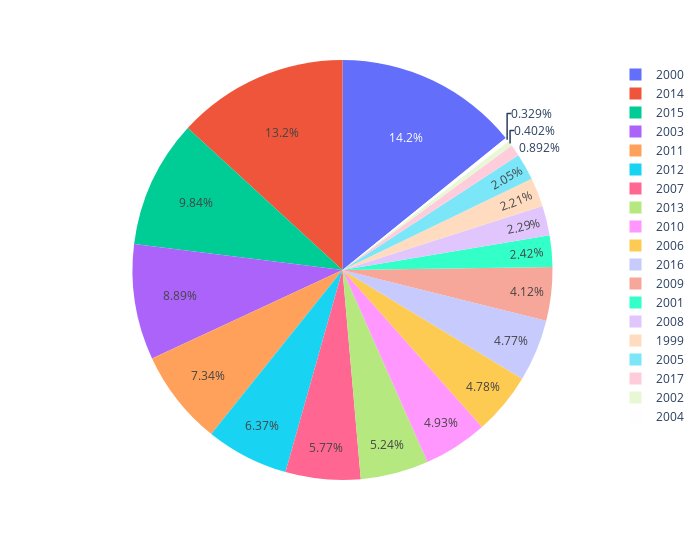

The code cell stored with this chart in its notebook:
### Code cell
px.pie(apc_default_temp, values="default_amt", names=apc_default_temp.entity_year_established, width=700)

### Figure 1 — Plotly figure (JSON) as saved in the notebook; plotly's stock layout.template omitted (floating-point values rounded to 4 significant figures)
{"data": [{"domain": {"x": [0, 1], "y": [0, 1]}, "hovertemplate": "entity_year_established=%{label}<br>default_amt=%{value}<extra></extra>", "labels": [1999, 2000, 2001, 2002, 2003, 2004, 2005, 2006, 2007, 2008, 2009, 2010, 2011, 2012, 2013, 2014, 2015, 2016, 2017], "legendgroup": "", "name": "", "showlegend": true, "type": "pie", "values": [21350.0, 137000.0, 23370.0, 3884.0, 85910.0, 3182.0, 19860.0, 46170.0, 55740.0, 22140.0, 39770.0, 47680.0, 70900.0, 61530.0, 50660.0, 127400.0, 95110.0, 46090.0, 8617.0]}], "layout": {"legend": {"tracegroupgap": 0}, "margin": {"t": 60}, "width": 700}}
